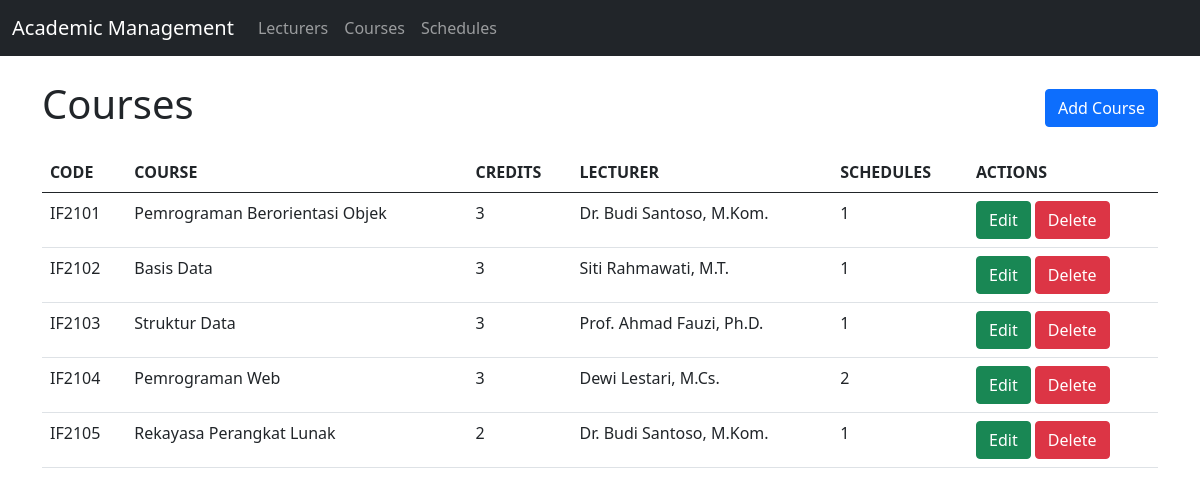
The app's page /project/controller/read.php?entity=courses with its own data.
### tables this page shows
CREATE TABLE IF NOT EXISTS courses (
  id          INT UNSIGNED     NOT NULL AUTO_INCREMENT,
  code        VARCHAR(10)      NOT NULL,
  name        VARCHAR(100)     NOT NULL,
  credits     TINYINT UNSIGNED NOT NULL DEFAULT 2,
  lecturer_id INT UNSIGNED     NULL,
  PRIMARY KEY (id),
  UNIQUE KEY uq_courses_code (code),
  KEY idx_courses_lecturer (lecturer_id),
  CONSTRAINT fk_courses_lecturer
    FOREIGN KEY (lecturer_id) REFERENCES lecturers (id)
    ON DELETE SET NULL
    ON UPDATE CASCADE
);

CREATE TABLE IF NOT EXISTS lecturers (
  id        INT UNSIGNED NOT NULL AUTO_INCREMENT,
  name      VARCHAR(100) NOT NULL,
  nidn      VARCHAR(20)  NOT NULL,
  phone     VARCHAR(20)  NOT NULL,
  join_date DATE         NOT NULL,
  PRIMARY KEY (id),
  UNIQUE KEY uq_lecturers_nidn (nidn)
);

### project/controller/read.php (called while the page is built, shortened)
<?php
require_once __DIR__ . "/../model/connection.php";
require_once __DIR__ . "/../model/Courses.php";
$entity = $_GET["entity"] ?? "";
$errors = [
    "load" => "Unable to load " . $entity . ".",
    "delete" => "Unable to delete the selected record.",
    "not_found" => "The requested record was not found.",
    "invalid_id" => "Invalid record identifier.",
];
$view = $entity . ".php";
try {
    switch ($entity) {
        case "courses":
            $courses = (new Courses($conn))->all();
            $view = "courses.php";
            break;
    }
} catch (Throwable $exception) {
    $error = $errors["load"];
    $view = $entity . ".php";
}
require __DIR__ . "/../view/" . $view;

### project/model/Courses.php (called while the page is built, shortened)
<?php
class Courses
{
    private mysqli $connection;
    public function __construct(mysqli $connection)
    {
        $this->connection = $connection;
    }
    public function all(): array
    {
        $result = $this->connection->query(
            "SELECT c.id, c.code, c.name, c.credits, c.lecturer_id, l.name AS lecturer_name,
                    COUNT(s.id) AS schedule_count
            FROM courses c
            LEFT JOIN lecturers l ON l.id = c.lecturer_id
            LEFT JOIN schedules s ON s.course_id = c.id
            GROUP BY c.id, c.code, c.name, c.credits, c.lecturer_id, l.name
            ORDER BY c.code"
        );
        return $result->fetch_all(MYSQLI_ASSOC);
    }
}

### project/view/courses.php (the view, shortened to what this page needs)
<!doctype html>
<html lang="en">
<head>
  <link href="../view/assets/css/bootstrap.min.css" rel="stylesheet">
</head>
<body>
  <?php require __DIR__ . "/navbar.php"; ?>
  <main class="container my-4">
    <div class="d-flex justify-content-between align-items-center mb-3">
      <h1>Courses</h1>
      <a class="btn btn-primary" href="create.php?entity=courses">Add Course</a>
    </div>
    <div class="table-responsive">
      <table class="table">
        <thead>
          <tr>
            <th>CODE</th>
            <th>COURSE</th>
            <th>CREDITS</th>
            <th>LECTURER</th>
            <th>SCHEDULES</th>
            <th>ACTIONS</th>
          </tr>
        </thead>
        <tbody>
          <?php foreach ($courses ?? [] as $row): ?>
            <?php
            $scheduleCount = (int) ($row["schedule_count"] ?? 0);
            $deleteMessage = $scheduleCount > 0
                ? "Deleting this course will also delete its {$scheduleCount} schedule(s). Continue?"
                : "Delete this course?";
            ?>
            <tr>
              <td><?= htmlspecialchars($row["code"], ENT_QUOTES, "UTF-8") ?></td>
              <td><?= htmlspecialchars($row["name"], ENT_QUOTES, "UTF-8") ?></td>
              <td><?= htmlspecialchars((string) $row["credits"], ENT_QUOTES, "UTF-8") ?></td>
              <td><?= htmlspecialchars($row["lecturer_name"] ?? "Unassigned", ENT_QUOTES, "UTF-8") ?></td>
              <td><?= $scheduleCount ?></td>
              <td class="text-nowrap">
                <a class="btn btn-success" href="update.php?entity=courses&amp;id=<?= urlencode((string) $row["id"]) ?>">Edit</a>
                <form class="d-inline" method="post" action="delete.php?entity=courses"
                  data-message="<?= htmlspecialchars($deleteMessage, ENT_QUOTES, "UTF-8") ?>"
                  onsubmit="return confirm(this.dataset.message)">
                  <button class="btn btn-danger" type="submit">Delete</button>
                </form>
              </td>
            </tr>
          <?php endforeach; ?>
        </tbody>
      </table>
    </div>
  </main>
</body>
</html>

### project/view/navbar.php (shortened to what this page needs)
<nav class="navbar navbar-expand-lg navbar-dark bg-dark">
  <div class="container-fluid">
    <a class="navbar-brand" href="index.php">Academic Management</a>
    <div class="collapse navbar-collapse" id="mainNavbar">
      <ul class="navbar-nav">
        <li class="nav-item">
          <a class="nav-link" href="read.php?entity=lecturers">Lecturers</a>
        </li>
        <li class="nav-item">
          <a class="nav-link" href="read.php?entity=courses">Courses</a>
        </li>
        <li class="nav-item">
          <a class="nav-link" href="read.php?entity=schedules">Schedules</a>
        </li>
      </ul>
    </div>
  </div>
</nav>

### records on screen
courses: code "IF2101", name "Pemrograman Berorientasi Objek", credits "3", lecturer.name "Dr. Budi Santoso, M.Kom.", scheduleCount "1"
courses: code "IF2102", name "Basis Data", credits "3", lecturer.name "Siti Rahmawati, M.T.", scheduleCount "1"
courses: code "IF2103", name "Struktur Data", credits "3", lecturer.name "Prof. Ahmad Fauzi, Ph.D.", scheduleCount "1"
courses: code "IF2104", name "Pemrograman Web", credits "3", lecturer.name "Dewi Lestari, M.Cs.", scheduleCount "2"
courses: code "IF2105", name "Rekayasa Perangkat Lunak", credits "2", lecturer.name "Dr. Budi Santoso, M.Kom.", scheduleCount "1"
